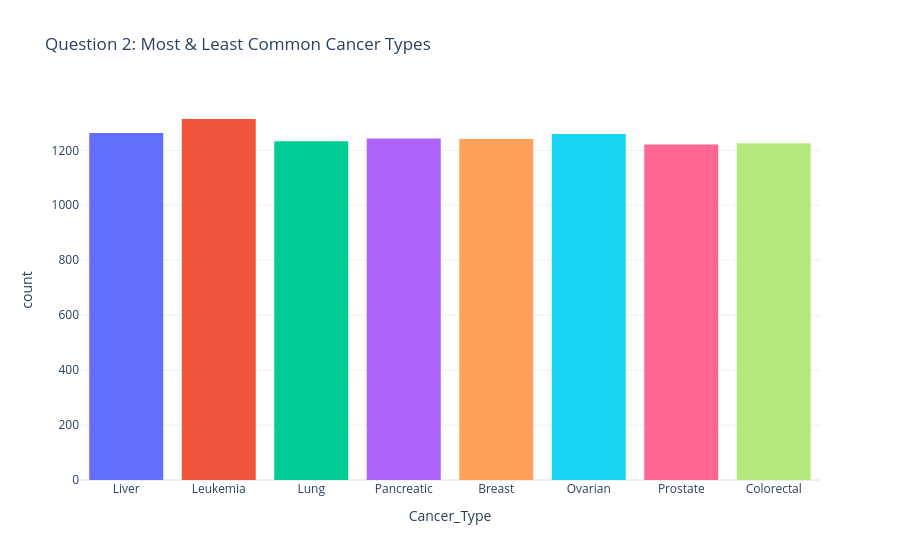

This figure's notebook cell:
### Code cell
if 'df_clean' not in locals():
  if 'df' in locals():
    df_clean = df.copy()
  else:
    df_clean = pd.read_csv('_cancer_dataset_uae.csv')

fig_cancer = px.histogram(
    df_clean,
    x='Cancer_Type',
    color='Cancer_Type',
    title='Question 2: Most & Least Common Cancer Types',
    template='plotly_white',
)

fig_cancer.update_layout(showlegend=False)
fig_cancer.show()

print(
    '💡 Insight Q2: Leukemia (13.14%), Liver (12.63%), and Ovarian (12.59%)'
    ' cancers are the most frequently diagnosed types. Prostate and Colorectal'
    ' cancers are the least common.'
)

### Figure 1 — Plotly figure (JSON) as saved in the notebook; plotly's stock layout.template omitted (floating-point values rounded to 4 significant figures; data arrays with more than 128 entries replaced by an {"elided": "..."} marker saying what was removed)
{"data": [{"bingroup": "x", "hovertemplate": "Cancer_Type=%{x}<br>count=%{y}<extra></extra>", "legendgroup": "Liver", "marker": {"color": "#636efa", "pattern": {"shape": ""}}, "name": "Liver", "orientation": "v", "showlegend": true, "type": "histogram", "x": {"elided": "1263 str values"}, "xaxis": "x", "yaxis": "y"}, {"bingroup": "x", "hovertemplate": "Cancer_Type=%{x}<br>count=%{y}<extra></extra>", "legendgroup": "Leukemia", "marker": {"color": "#EF553B", "pattern": {"shape": ""}}, "name": "Leukemia", "orientation": "v", "showlegend": true, "type": "histogram", "x": {"elided": "1314 str values"}, "xaxis": "x", "yaxis": "y"}, {"bingroup": "x", "hovertemplate": "Cancer_Type=%{x}<br>count=%{y}<extra></extra>", "legendgroup": "Lung", "marker": {"color": "#00cc96", "pattern": {"shape": ""}}, "name": "Lung", "orientation": "v", "showlegend": true, "type": "histogram", "x": {"elided": "1233 str values"}, "xaxis": "x", "yaxis": "y"}, {"bingroup": "x", "hovertemplate": "Cancer_Type=%{x}<br>count=%{y}<extra></extra>", "legendgroup": "Pancreatic", "marker": {"color": "#ab63fa", "pattern": {"shape": ""}}, "name": "Pancreatic", "orientation": "v", "showlegend": true, "type": "histogram", "x": {"elided": "1243 str values"}, "xaxis": "x", "yaxis": "y"}, {"bingroup": "x", "hovertemplate": "Cancer_Type=%{x}<br>count=%{y}<extra></extra>", "legendgroup": "Breast", "marker": {"color": "#FFA15A", "pattern": {"shape": ""}}, "name": "Breast", "orientation": "v", "showlegend": true, "type": "histogram", "x": {"elided": "1241 str values"}, "xaxis": "x", "yaxis": "y"}, {"bingroup": "x", "hovertemplate": "Cancer_Type=%{x}<br>count=%{y}<extra></extra>", "legendgroup": "Ovarian", "marker": {"color": "#19d3f3", "pattern": {"shape": ""}}, "name": "Ovarian", "orientation": "v", "showlegend": true, "type": "histogram", "x": {"elided": "1259 str values"}, "xaxis": "x", "yaxis": "y"}, {"bingroup": "x", "hovertemplate": "Cancer_Type=%{x}<br>count=%{y}<extra></extra>", "legendgroup": "Prostate", "marker": {"color": "#FF6692", "pattern": {"shape": ""}}, "name": "Prostate", "orientation": "v", "showlegend": true, "type": "histogram", "x": {"elided": "1221 str values"}, "xaxis": "x", "yaxis": "y"}, {"bingroup": "x", "hovertemplate": "Cancer_Type=%{x}<br>count=%{y}<extra></extra>", "legendgroup": "Colorectal", "marker": {"color": "#B6E880", "pattern": {"shape": ""}}, "name": "Colorectal", "orientation": "v", "showlegend": true, "type": "histogram", "x": {"elided": "1226 str values"}, "xaxis": "x", "yaxis": "y"}], "layout": {"barmode": "relative", "legend": {"title": {"text": "Cancer_Type"}, "tracegroupgap": 0}, "showlegend": false, "title": {"text": "Question 2: Most & Least Common Cancer Types"}, "xaxis": {"anchor": "y", "categoryarray": ["Liver", "Leukemia", "Lung", "Pancreatic", "Breast", "Ovarian", "Prostate", "Colorectal"], "categoryorder": "array", "domain": [0, 1], "title": {"text": "Cancer_Type"}}, "yaxis": {"anchor": "x", "domain": [0, 1], "title": {"text": "count"}}}}
